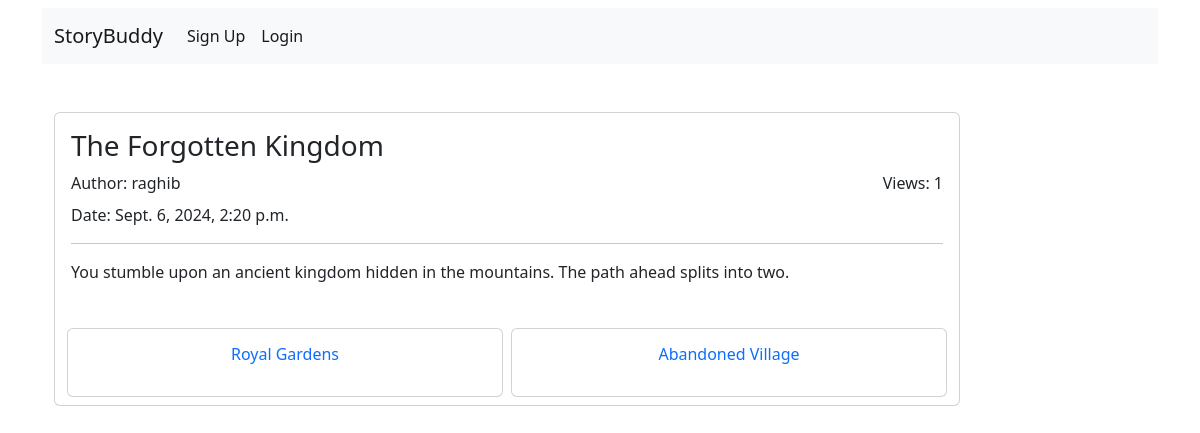
Page /story-details/38/ on the committed database.
### story_app/models.py (models this page shows, shortened)
class Story(MPTTModel):
    author = models.ForeignKey(User, related_name="stories", on_delete=models.CASCADE)
    title = models.CharField(max_length=150, unique=True)
    parent = TreeForeignKey('self', on_delete=models.CASCADE, null=True, blank=True, related_name='children')
    details = models.TextField(null=True,blank=True)
    views = models.PositiveIntegerField(default=0)
    created_at = models.DateTimeField(auto_now_add=True)
    class MPTTMeta:
        order_insertion_by = ['parent','title']

### story_app/views.py (the view)
# urls.py: path('story-details/<int:id>/',views.story_details,name='story_details'),
def story_details(request, id=None):
    user = request.user
    story = Story.objects.get(id=id)
    checked = False
    if story.author == user:
        checked = True
    if user != story.author:
        story.views = F('views') + 1
        story.save()
    story = Story.objects.get(id=id)
    branches = Story.objects.filter(parent=story)
    context = {'id':story.id,'story': story,'branches':branches,'checked':checked}
    return render(request, 'story-details.html', context)

### templates/story-details.html (shortened to what this page needs)
{% extends "base.html" %}
{% block content %}
<div class="container mt-5">
    <div class="row">
        <div class="col-md-10">
            <div class="card">
                <div class="card-body">
                    <h3 class="card-title">{{ story.title }}</h3>
                    <div class="d-flex justify-content-between mb-2">
                        <div class="text-start">
                            <span class="text-dark">Author: {{story.author.username}}</span>
                        </div>
                        <div class="text-end">
                            <span class="text-dark">Views: {{story.views}}</span>
                        </div>
                    </div>
                    <div class="d-flex justify-content-between mb-2">
                        <div class="text-end">
                            <span class="text-dark">Date: {{story.created_at}}</span>
                        </div>
                    </div>
                    <hr>
                    <p class="mt-3">{{story.details}}</p>
                </div>
                <div class="row row-cols-1 row-cols-md-2 g-2 mt-1 mb-2 mx-2">
                    {% for branch in branches %}
                    <a href="{% url 'story_details' branch.id %}" class="text-decoration-none">
                        <div class="col">
                            <div class="card" style="height: 50% ;width:100%;">
                                <div class="card-body">
                                    <h6 class="card-title text-center mb-3">{{ branch.title }}</h5>
                                </div>
                            </div>
                        </div>
                    </a>
                    {% endfor %}
                </div>
            </div>
        </div>
        <div class="col-md-2">
        </div>
    </div>
</div>
{% endblock content %}

### rows in the picture
Story: title "The Forgotten Kingdom", author.username "raghib", views "1", created_at "Sept. 6, 2024, 2:20 p.m.", details "You stumble upon an ancient kingdom hidden in the mountains. The path ahead splits into two."
Story: title "Royal Gardens"
Story: title "Abandoned Village"
